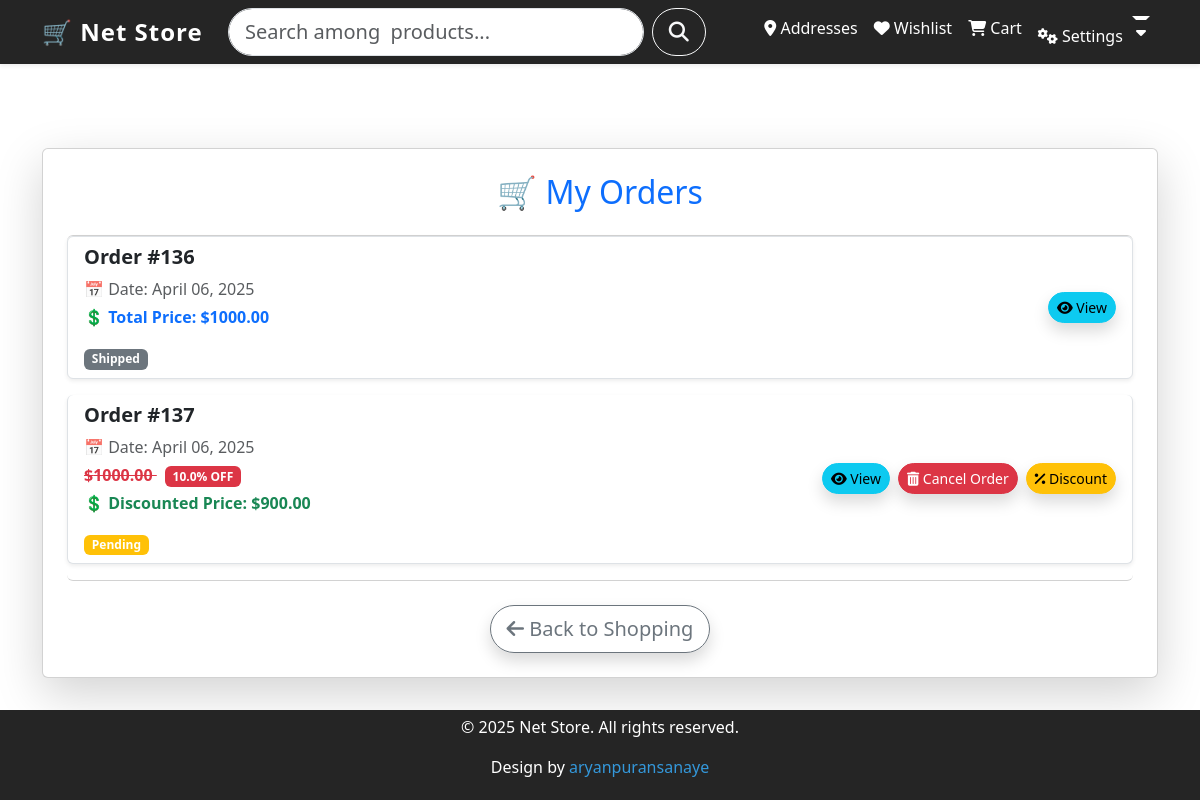
The app's page /cart/orders/ (signed in) with its own data.
### orders/models.py (models this page shows, shortened)
class Order(models.Model):
    CHOICES = [
        ("Pending", "Pending"),
        ("Shipped", "Shipped"),
        ("Delivered", "Delivered")
    ]
    customer = models.ForeignKey('customers.Customer', on_delete=models.CASCADE)
    total_price = models.DecimalField(max_digits=10, decimal_places=2, default=Decimal('0.00'), null=True, blank=True)
    final_price = models.DecimalField(max_digits=10, decimal_places=2, default=Decimal('0.00'), null=True, blank=True)
    discount_code = models.ForeignKey('DiscountByCode', null=True, blank=True, on_delete=models.SET_NULL)
    discount_percentage = models.FloatField(null=True, blank=True)
    created_at = models.DateTimeField(auto_now_add=True)
    status = models.CharField(max_length=20, choices=CHOICES, default="Pending")

### orders/views.py (the view)
# urls.py: path('orders/', CustomerOrderView.as_view(), name='orders'),
class CustomerOrderView(APIView):
    permission_classes = [IsAuthenticated]
    def get(self, request, order_id=None):
        customer = request.user.customer
        if order_id:
            order = get_object_or_404(Order, id=order_id, customer=customer)
            address = get_object_or_404(Address, customer=customer, is_active=True)
            return render(request, 'orders/order_detail.html', {'order': order, 'address': address})
        orders = Order.objects.filter(customer=customer)
        return render(request, 'orders/cart_detail.html', {'orders': orders})

### orders/templates/orders/cart_detail.html (shortened to what this page needs)
{% extends "base.html" %}
{% block content %}
<div class="container mt-5">
    <div class="card shadow-lg p-4 rounded-lg">
        <h2 class="text-center text-primary mb-4">🛒 My Orders</h2>
        {% if orders %}
            <ul class="list-group">
                {% for order in orders %}
                    <li class="list-group-item d-flex justify-content-between align-items-center shadow-sm rounded mb-3">
                        <div>
                            <h5 class="fw-bold">Order #{{ order.id }}</h5>
                            <p class="mb-1 text-muted">📅 Date: {{ order.created_at|date:"F d, Y" }}</p>
                            {% if order.discount_percentage > 0 %}
                                <p class="mb-1">
                                    <span class="text-danger fw-bold" style="text-decoration: line-through;">
                                        ${{ order.total_price|floatformat:2 }}
                                    </span>
                                    <span class="badge bg-danger ms-2">
                                        {{ order.discount_percentage }}% OFF
                                    </span>
                                </p>
                                <p class="fw-bold text-success">💲 Discounted Price: ${{ order.final_price|floatformat:2 }}</p>
                            {% else %}
                                <p class="fw-bold text-primary">💲 Total Price: ${{ order.total_price|floatformat:2 }}</p>
                            {% endif %}
                            <span class="badge
                                bg-{% if order.status == 'Pending' %}warning
                                   {% elif order.status == 'Completed' %}success
                                   {% else %}secondary
                                   {% endif %}">
                                {{ order.status }}
                            </span>
                        </div>
                        <div class="d-flex gap-2">
                            <a href="{% url 'orders:order-detail' order.id %}" class="btn btn-info btn-sm rounded-pill shadow">
                                <i class="fas fa-eye"></i> View
                            </a>
                            {% if order.status == "Pending" %}
                                <form action="{% url 'orders:remove-order' order.id %}" method="post">
                                    <button type="submit" class="btn btn-danger btn-sm rounded-pill shadow">
                                        <i class="fas fa-trash-alt"></i> Cancel Order
                                    </button>
                                </form>
                                <a href="#" class="btn btn-warning btn-sm rounded-pill shadow" data-bs-toggle="modal" data-bs-target="#discountModal{{ order.id }}">
                                    <i class="fas fa-percentage"></i> Discount
                                </a>
                            {% endif %}
                        </div>
                    </li>
                {% endfor %}
            </ul>
        {% else %}
            <div class="alert alert-warning text-center mt-3">
                <i class="fas fa-exclamation-circle"></i> You have no orders yet.
            </div>
        {% endif %}
        <div class="d-flex justify-content-center mt-4">
            <a href="{% url 'products:home' %}" class="btn btn-outline-secondary btn-lg rounded-pill shadow">
                <i class="fas fa-arrow-left"></i> Back to Shopping
            </a>
        </div>
    </div>
</div>
{% endblock %}

### templates/base.html (style rules this page uses)
html, body { height: 100%; margin: 0; display: flex; flex-direction: column; }

### records on screen
Order: id "136", created_at "April 06, 2025", total_price "1000.00", status "Shipped"
Order: id "137", created_at "April 06, 2025", total_price "1000.00", discount_percentage "10.0", final_price "900.00", status "Pending"
